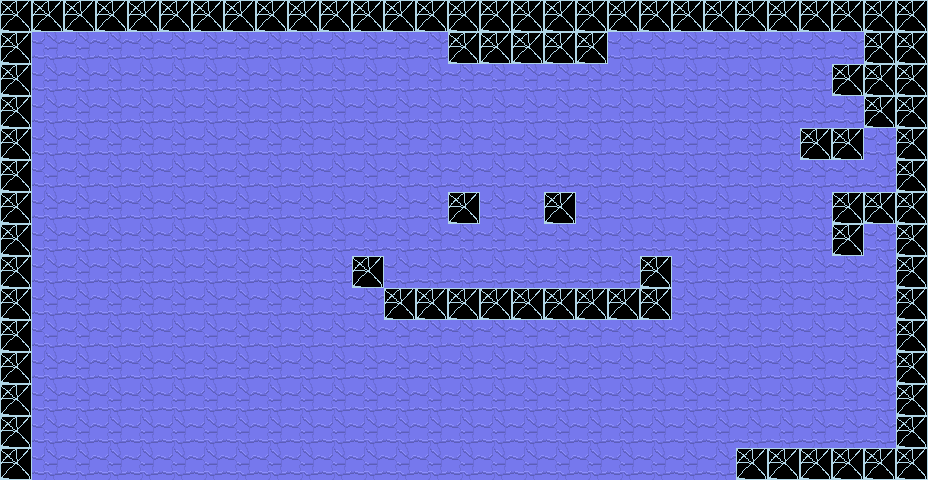

Rendered tile map (Tiled .tmx) drawn with the repository's tilesets; below, a short description and the full map source, tile grids included:
An orthogonal 29x15 tile map with 32x32 px tiles, 1 tile layer (Tile Layer 1).

<map version="1.10" tiledversion="1.11.0" orientation="orthogonal" renderorder="right-down" width="29" height="15" tilewidth="32" tileheight="32" infinite="0" nextlayerid="2" nextobjectid="1">
 <editorsettings>
  <export target="MapTest.json" format="json" />
 </editorsettings>
 <tileset firstgid="1" name="tileSet" tilewidth="32" tileheight="32" tilecount="2" columns="0">
  <grid orientation="orthogonal" width="1" height="1" />
  <tile id="0">
   <image source="../Graphics/Tiles/grassTile.png" width="32" height="32" />
  </tile>
  <tile id="1">
   <image source="../Graphics/Tiles/stoneTile.png" width="32" height="32" />
  </tile>
 </tileset>
 <layer id="1" name="Tile Layer 1" width="29" height="15">
  <data encoding="csv">
2,2,2,2,2,2,2,2,2,2,2,2,2,2,2,2,2,2,2,2,2,2,2,2,2,2,2,2,2,
2,1,1,1,1,1,1,1,1,1,1,1,1,1,2,2,2,2,2,1,1,1,1,1,1,1,1,2,2,
2,1,1,1,1,1,1,1,1,1,1,1,1,1,1,1,1,1,1,1,1,1,1,1,1,1,2,2,2,
2,1,1,1,1,1,1,1,1,1,1,1,1,1,1,1,1,1,1,1,1,1,1,1,1,1,1,2,2,
2,1,1,1,1,1,1,1,1,1,1,1,1,1,1,1,1,1,1,1,1,1,1,1,1,2,2,1,2,
2,1,1,1,1,1,1,1,1,1,1,1,1,1,1,1,1,1,1,1,1,1,1,1,1,1,1,1,2,
2,1,1,1,1,1,1,1,1,1,1,1,1,1,2,1,1,2,1,1,1,1,1,1,1,1,2,2,2,
2,1,1,1,1,1,1,1,1,1,1,1,1,1,1,1,1,1,1,1,1,1,1,1,1,1,2,1,2,
2,1,1,1,1,1,1,1,1,1,1,2,1,1,1,1,1,1,1,1,2,1,1,1,1,1,1,1,2,
2,1,1,1,1,1,1,1,1,1,1,1,2,2,2,2,2,2,2,2,2,1,1,1,1,1,1,1,2,
2,1,1,1,1,1,1,1,1,1,1,1,1,1,1,1,1,1,1,1,1,1,1,1,1,1,1,1,2,
2,1,1,1,1,1,1,1,1,1,1,1,1,1,1,1,1,1,1,1,1,1,1,1,1,1,1,1,2,
2,1,1,1,1,1,1,1,1,1,1,1,1,1,1,1,1,1,1,1,1,1,1,1,1,1,1,1,2,
2,1,1,1,1,1,1,1,1,1,1,1,1,1,1,1,1,1,1,1,1,1,1,1,1,1,1,1,2,
2,1,1,1,1,1,1,1,1,1,1,1,1,1,1,1,1,1,1,1,1,1,1,2,2,2,2,2,2
</data>
 </layer>
</map>